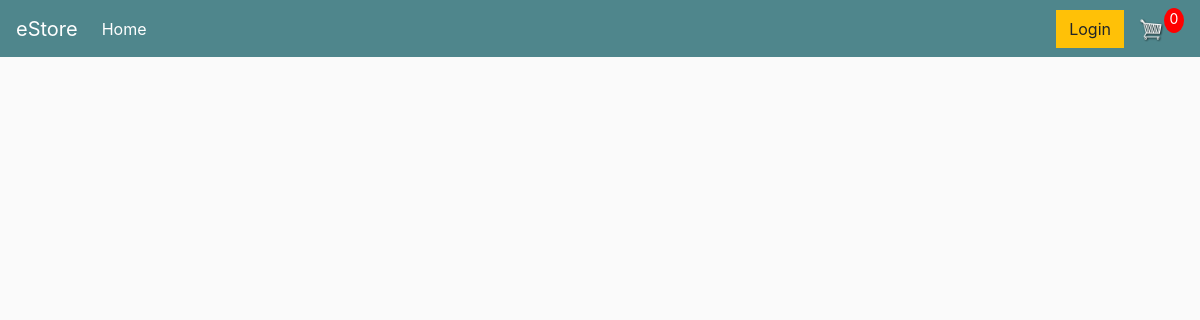
Before: / with the older database file.
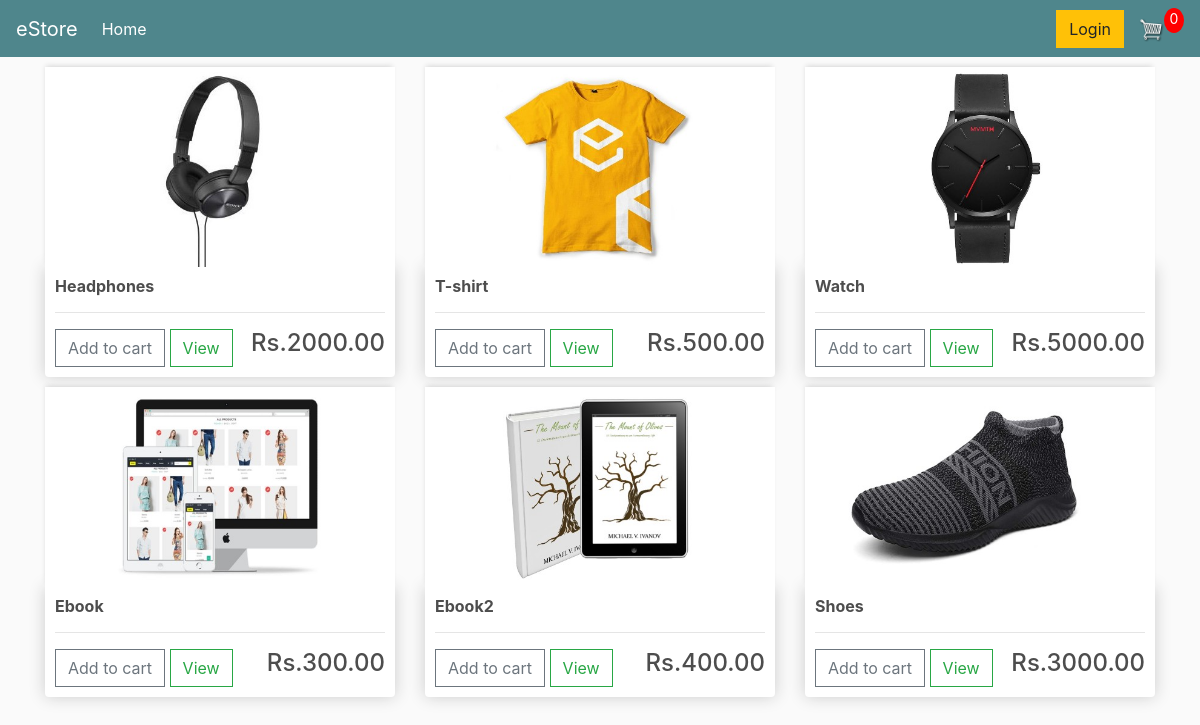
After: the same page with the newer database file.
### store/models.py (models this page shows, shortened)
class Product(models.Model):
    name = models.CharField(max_length=200, null=True)
    price = models.FloatField()
    digital = models.BooleanField(default=False, null=True, blank=False)
    image = models.ImageField(null=True, blank=True)
    @property
    def imageURL(self):
        try:
            url = self.image.url
        except:
            url = ''
        return url

### store/views.py (the view)
# urls.py: path('', include('store.urls')),
def store(request):
    products = Product.objects.all()
    context = {'products':products}
    return render(request, 'store/store.html', context)

### store/templates/store/store.html
{% extends 'store/main.html' %}
{% load static %}
{% block content %}
    <div class = "row">
        {% for product in products %}
        <div class = "col-lg-4">
            <img class = "thumbnail" src="{{product.imageURL}}" alt="">
            <div class = "box-element product">
                <h6><strong>{{product.name}}</strong></h6>
                <hr>
                <button class="btn btn-outline-secondary add-btn">Add to cart</button>
                <a class = "btn btn-outline-success" href="#">View</a>
                <h4 style = "display: inline-block; float: right;">Rs.{{product.price|floatformat:2}}</h4>
            </div>
        </div>
        {% endfor %}
    </div>
{% endblock content %}

### store/templates/store/main.html (shortened to what this page needs)
<!DOCTYPE html>
{% load static %}
<html>
    <head>
           <link rel="stylesheet" href="https://stackpath.bootstrapcdn.com/bootstrap/4.4.1/css/bootstrap.min.css">
           <link rel="stylesheet" type="text/css" href="{% static 'css/main.css' %}">
    </head>
    <body>
        <nav class="navbar navbar-expand-lg navbar-dark bg-dark">
            <a class="navbar-brand" href="{% url 'store' %}">eStore</a>
            <div class="collapse navbar-collapse" id="navbarSupportedContent">
              <ul class="navbar-nav mr-auto">
                <li class="nav-item active">
                  <a class="nav-link" href="{% url 'store' %}">Home <span class="sr-only">(current)</span></a>
                </li>
              </ul>
                <div class="form-inline my-2 my-lg-0">
                    <a href="#"class="btn btn-warning">Login</a>
                    <a href="{% url 'cart' %}">
                        <img  id="cart-icon" src="{% static 'images/cart.png' %}">
                    </a>
                    <p id="cart-total">0</p>
                </div>
            </div>
        </nav>
        <div class = 'container'>
            {% block content %}
            {% endblock content%}
        </div>
    </body>
</html>

### static/css/main.css (style rules this page uses)
body { background-color: hsl(0, 0%, 98%); }
h1,h2,h3,h4,h5,h6 { color:hsl(0, 0%, 30%); }
.box-element { box-shadow:hsl(0, 0%, 80%) 0 0 16px; background-color: #fff; border-radius: 4px; padding: 10px; }
.thumbnail { width: 100%; height: 200px; -webkit-box-shadow: -1px -3px 5px -2px rgba(214,214,214,1); -moz-box-shadow: -1px -3px 5px -2px rgba(214,214,214,1); box-shadow: -1px -3px 5px -2px rgba(214,214,214,1); }
.product { border-radius: 0 0 4px 4px; }
.bg-dark { background-color: #4f868c!important; }
#cart-icon { width:25px; display: inline-block; margin-left: 15px; }
#cart-total { display: block; text-align: center; color:#fff; background-color: red; width: 20px; height: 25px; border-radius: 50%; font-size: 14px; }
.col-lg-4, .col-lg-6, .col-lg-8, .col-lg-12 { margin-top: 10px; }
.btn { border-radius: 0; }

Changed rows visible on the page:
added Product: imageURL (picture), name "Headphones", price "2000.00"
added Product: imageURL (picture), name "T-shirt", price "500.00"
added Product: imageURL (picture), name "Watch", price "5000.00"
added Product: imageURL (picture), name "Ebook", price "300.00"
added Product: imageURL (picture), name "Ebook2", price "400.00"
added Product: imageURL (picture), name "Shoes", price "3000.00"
